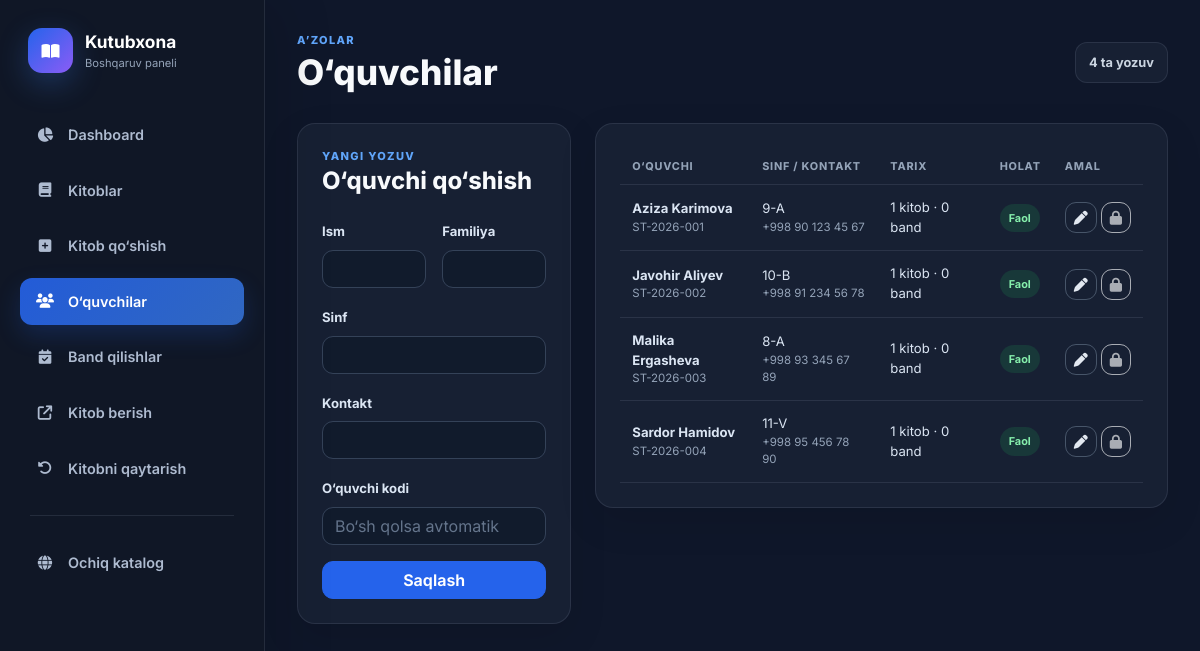
The page /admin/students.php on the database its author committed.
### tables this page shows
CREATE TABLE students (
    id INT UNSIGNED AUTO_INCREMENT PRIMARY KEY,
    first_name VARCHAR(80) NOT NULL,
    last_name VARCHAR(80) NOT NULL,
    full_name VARCHAR(180) NOT NULL COMMENT 'Compatibility/display value maintained by the application',
    class_name VARCHAR(50) NOT NULL,
    phone VARCHAR(100) DEFAULT NULL COMMENT 'Phone or other reasonable contact value',
    student_code VARCHAR(50) NOT NULL UNIQUE,
    is_active TINYINT(1) NOT NULL DEFAULT 1,
    created_at TIMESTAMP NOT NULL DEFAULT CURRENT_TIMESTAMP,
    updated_at TIMESTAMP NOT NULL DEFAULT CURRENT_TIMESTAMP ON UPDATE CURRENT_TIMESTAMP,
    INDEX idx_students_person_name (last_name, first_name), INDEX idx_students_class (class_name), INDEX idx_students_active (is_active)
);

### config/db.php (called while the page is built, shortened)
<?php
function e($value): string
{
    return htmlspecialchars(
        (string) $value,
        ENT_QUOTES | ENT_SUBSTITUTE,
        'UTF-8',
        false
    );
}
require_once dirname(__DIR__) . '/includes/feature_helpers.php';

### admin/students.php (the view, shortened to what this page needs)
<?php
require_once dirname(__DIR__) . '/config/db.php';
$editId = filter_input(INPUT_GET, 'edit', FILTER_VALIDATE_INT) ?: 0;
$form = ['first_name' => '', 'last_name' => '', 'class_name' => '', 'phone' => '', 'student_code' => ''];
$statement = $pdo->prepare('SELECT s.*, (SELECT COUNT(*) FROM borrow_transactions bt WHERE bt.student_id=s.id) loan_count, (SELECT COUNT(*) FROM reservations r WHERE r.student_id=s.id) reservation_count FROM students s ORDER BY s.is_active DESC,s.first_name,s.last_name');
$statement->execute();
$students = $statement->fetchAll();
?>
<!doctype html><html lang="uz"><head><meta charset="utf-8"><meta name="viewport" content="width=device-width,initial-scale=1"><title>O‘quvchilar — <?= e(APP_NAME) ?></title><link rel="stylesheet" href="https://cdn.jsdelivr.net/npm/bootstrap@5.3.3/dist/css/bootstrap.min.css"><link rel="stylesheet" href="https://cdnjs.cloudflare.com/ajax/libs/font-awesome/6.5.2/css/all.min.css"><link rel="stylesheet" href="<?= e(APP_URL) ?>/assets/css/admin.css"></head><body class="admin-body"><div class="admin-layout"><aside class="admin-sidebar"><a class="admin-brand" href="<?= e(APP_URL) ?>/admin/index.php"><span><i class="fa-solid fa-book-open"></i></span><div><strong>Kutubxona</strong><small>Boshqaruv paneli</small></div></a><?= library_feature_admin_nav('students') ?></aside><main class="admin-main"><header class="admin-topbar"><button class="sidebar-toggle" type="button" data-sidebar-toggle><i class="fa-solid fa-bars"></i></button><div><p class="admin-eyebrow">A’zolar</p><h1>O‘quvchilar</h1></div><span class="active-counter"><?= count($students) ?> ta yozuv</span></header>
<div class="row g-4"><div class="col-xl-4"><section class="admin-panel"><div class="panel-heading"><div><p class="admin-eyebrow"><?= $editId ? 'Tahrirlash' : 'Yangi yozuv' ?></p><h2 class="h4"><?= $editId ? 'O‘quvchini yangilash' : 'O‘quvchi qo‘shish' ?></h2></div></div><form class="admin-form" method="post"><input type="hidden" name="csrf_token" value="<?= e(csrf_token()) ?>"><input type="hidden" name="action" value="save"><input type="hidden" name="id" value="<?= $editId ?>"><div class="row g-3"><div class="col-sm-6"><label class="form-label" for="first_name">Ism</label><input class="form-control" id="first_name" name="first_name" value="<?= e($form['first_name']) ?>" required></div><div class="col-sm-6"><label class="form-label" for="last_name">Familiya</label><input class="form-control" id="last_name" name="last_name" value="<?= e($form['last_name']) ?>" required></div><div class="col-12"><label class="form-label" for="class_name">Sinf</label><input class="form-control" id="class_name" name="class_name" value="<?= e($form['class_name']) ?>" required></div><div class="col-12"><label class="form-label" for="phone">Kontakt</label><input class="form-control" id="phone" name="phone" value="<?= e($form['phone']) ?>" maxlength="100" required></div><div class="col-12"><label class="form-label" for="student_code">O‘quvchi kodi</label><input class="form-control" id="student_code" name="student_code" value="<?= e($form['student_code']) ?>" placeholder="Bo‘sh qolsa avtomatik"></div><div class="col-12 d-flex gap-2"><button class="btn btn-primary flex-grow-1" type="submit">Saqlash</button><?php if ($editId): ?><a class="btn btn-outline-light" href="<?= e(APP_URL) ?>/admin/students.php">Bekor qilish</a><?php endif; ?></div></div></form></section></div>
<div class="col-xl-8"><section class="admin-panel"><div class="table-responsive"><table class="table admin-table align-middle"><thead><tr><th>O‘quvchi</th><th>Sinf / kontakt</th><th>Tarix</th><th>Holat</th><th>Amal</th></tr></thead><tbody><?php foreach ($students as $student): ?><tr><td><strong><?= e($student['first_name'] . ' ' . $student['last_name']) ?></strong><small class="d-block"><?= e($student['student_code']) ?></small></td><td><?= e($student['class_name']) ?><small class="d-block"><?= e($student['phone'] ?: 'Kontakt yo‘q') ?></small></td><td><?= (int)$student['loan_count'] ?> kitob · <?= (int)$student['reservation_count'] ?> band</td><td><span class="status-pill <?= (int)$student['is_active'] ? 'status-returned' : 'status-overdue' ?>"><?= (int)$student['is_active'] ? 'Faol' : 'Arxiv' ?></span></td><td><div class="d-flex gap-1"><a class="btn btn-sm btn-outline-light" href="?edit=<?= (int)$student['id'] ?>" aria-label="O‘quvchini tahrirlash"><i class="fa-solid fa-pen"></i></a><?php if (!(int)$student['is_active']): ?><form method="post"><input type="hidden" name="csrf_token" value="<?= e(csrf_token()) ?>"><input type="hidden" name="id" value="<?= (int)$student['id'] ?>"><input type="hidden" name="action" value="restore"><button class="btn btn-sm btn-outline-success" type="submit" data-confirm-action="O‘quvchini qayta faollashtirasizmi?" aria-label="Qayta faollashtirish"><i class="fa-solid fa-rotate-left"></i></button></form><?php elseif ((int)$student['loan_count'] + (int)$student['reservation_count'] > 0): ?><span class="btn btn-sm btn-outline-light disabled" title="Tarixga bog‘langan yozuv himoyalangan" aria-label="Tarixga bog‘langan yozuv"><i class="fa-solid fa-lock"></i></span><?php endif; ?></div></td></tr><?php endforeach; ?></tbody></table></div></section></div></div></main></div></body></html>

### assets/css/admin.css (style rules this page uses)
:root { --admin-bg: #0f172a; --admin-sidebar: #111827; --admin-panel: #172033; --admin-panel-soft: #1e293b; --admin-line: rgba(148, 163, 184, .15); --admin-text: #f8fafc; --admin-muted: #94a3b8; --admin-primary: #3b82f6; --admin-green: #22c55e; --admin-red: #ef4444; --admin-violet: #8b5cf6; }
* { box-sizing: border-box; }
body.admin-body { min-height: 100vh; margin: 0; color: var(--admin-text); background: var(--admin-bg); font-family: 'Inter', system-ui, sans-serif; -webkit-font-smoothing: antialiased; }
a { text-decoration: none; }
.admin-layout { display: flex; min-height: 100vh; }
.admin-sidebar { position: fixed; z-index: 1050; top: 0; bottom: 0; left: 0; display: flex; width: 265px; flex-direction: column; padding: 28px 20px; border-right: 1px solid var(--admin-line); background: rgba(17, 24, 39, .98); box-shadow: 18px 0 50px rgba(0, 0, 0, .12); }
.admin-brand { display: flex; align-items: center; gap: 12px; margin: 0 8px 38px; color: #fff; }
.admin-brand > span { display: grid; width: 45px; height: 45px; place-items: center; border-radius: 14px; background: linear-gradient(135deg, #2563eb, #8b5cf6); box-shadow: 0 10px 30px rgba(59, 130, 246, .28); }
.admin-brand strong, .admin-brand small { display: block; }
.admin-brand strong { font-size: 1.08rem; }
.admin-brand small { color: var(--admin-muted); font-size: .7rem; }
.admin-main { width: calc(100% - 265px); min-width: 0; margin-left: 265px; padding: 32px; }
.admin-topbar { display: flex; align-items: center; justify-content: space-between; gap: 20px; margin-bottom: 30px; }
.admin-topbar h1 { margin: 2px 0 0; font-size: clamp(1.55rem, 3vw, 2.2rem); font-weight: 800; }
.admin-eyebrow { margin: 0; color: #60a5fa; font-size: .69rem; font-weight: 800; letter-spacing: .12em; text-transform: uppercase; }
.btn { border-radius: 11px; font-weight: 650; }
.btn-primary { border-color: #2563eb; background: #2563eb; }
.btn-outline-light { border-color: #475569; color: #e2e8f0; }
.quick-actions, .admin-panel { border: 1px solid var(--admin-line); border-radius: 18px; background: var(--admin-panel); box-shadow: 0 14px 38px rgba(0,0,0,.1); }
.admin-panel { padding: 24px; }
.panel-heading { display: flex; align-items: center; justify-content: space-between; gap: 15px; margin-bottom: 22px; }
.panel-heading h2 { margin: 3px 0 0; font-weight: 750; }
.admin-table { --bs-table-bg: transparent; --bs-table-color: #dbe5f3; --bs-table-border-color: var(--admin-line); margin: 0; }
.admin-table thead th { padding: 10px 12px; border-bottom-width: 1px; color: var(--admin-muted); font-size: .68rem; font-weight: 750; letter-spacing: .07em; text-transform: uppercase; white-space: nowrap; }
.admin-table tbody td { padding: 13px 12px; font-size: .82rem; }
.admin-table small { color: var(--admin-muted); }
.dark-badge, .status-pill { display: inline-block; padding: 6px 9px; border-radius: 999px; font-size: .68rem; font-weight: 700; }
.status-returned { color: #4ade80; }
.status-pill.status-returned { color: #86efac; background: rgba(34,197,94,.14); }
.admin-form .form-label { color: #dbe5f3; font-size: .82rem; font-weight: 700; }
.admin-form .form-control, .admin-form .form-select { border-color: #344258; color: #f8fafc; background-color: #111b2c; border-radius: 11px; }
.admin-form .form-control::placeholder { color: #64748b; }
.active-counter { display: inline-flex; align-items: center; gap: 8px; padding: 10px 13px; border: 1px solid var(--admin-line); border-radius: 12px; color: #cbd5e1; background: var(--admin-panel); font-size: .8rem; font-weight: 700; }

### rows shown on the page
students: first_name+last_name "Aziza Karimova", student_code "ST-2026-001", class_name "9-A", phone "+998 90 123 45 67", loan_count "1", reservation_count "0", is_active "Faol"
students: first_name+last_name "Javohir Aliyev", student_code "ST-2026-002", class_name "10-B", phone "+998 91 234 56 78", loan_count "1", reservation_count "0", is_active "Faol"
students: first_name+last_name "Malika Ergasheva", student_code "ST-2026-003", class_name "8-A", phone "+998 93 345 67 89", loan_count "1", reservation_count "0", is_active "Faol"
students: first_name+last_name "Sardor Hamidov", student_code "ST-2026-004", class_name "11-V", phone "+998 95 456 78 90", loan_count "1", reservation_count "0", is_active "Faol"

### other values the page prints
$item[2] "Dashboard"
$item[2] "Kitoblar"
$item[2] "Kitob qo‘shish"
$item[2] "O‘quvchilar"
$item[2] "Band qilishlar"
$item[2] "Kitob berish"
$item[2] "Kitobni qaytarish"
count($students) "4"
